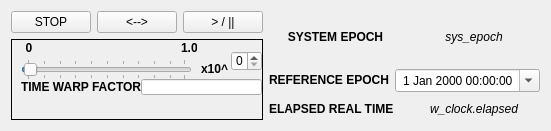
   <widget class="QWidget" name="layoutWidget">
    <property name="geometry">
     <rect>
      <x>0</x>
      <y>400</y>
      <width>521</width>
      <height>131</height>
     </rect>
    </property>
    <layout class="QHBoxLayout" name="hlo_time_ctrl">
     <item>
      <layout class="QVBoxLayout" name="vlo_btns_twarp">
       <item>
        <layout class="QHBoxLayout" name="hlo_buttons">
         <item>
          <widget class="QPushButton" name="btn_stop">
           <property name="text">
            <string>STOP</string>
           </property>
          </widget>
         </item>
         <item>
          <widget class="QPushButton" name="btn_reverse">
           <property name="text">
            <string>&lt;--&gt;</string>
           </property>
          </widget>
         </item>
         <item>
          <widget class="QPushButton" name="btn_play_pause">
           <property name="text">
            <string>&gt; / ||</string>
           </property>
          </widget>
         </item>
        </layout>
       </item>
       <item>
        <layout class="QVBoxLayout" name="vlo_twarp">
         <item>
          <widget class="QFrame" name="fr_twarp">
           <property name="frameShape">
            <enum>QFrame::Box</enum>
           </property>
           <property name="frameShadow">
            <enum>QFrame::Plain</enum>
           </property>
           <widget class="QLabel" name="lf_twarp_min">
            <property name="geometry">
             <rect>
              <x>10</x>
              <y>0</y>
              <width>16</width>
              <height>16</height>
             </rect>
            </property>
            <property name="text">
             <string>&lt;html&gt;&lt;head/&gt;&lt;body&gt;&lt;p&gt;&lt;span style=&quot; font-weight:600;&quot;&gt;0&lt;/span&gt;&lt;/p&gt;&lt;/body&gt;&lt;/html&gt;</string>
            </property>
            <property name="alignment">
             <set>Qt::AlignBottom|Qt::AlignHCenter</set>
            </property>
           </widget>
           <widget class="QLabel" name="lf_twarp">
            <property name="geometry">
             <rect>
              <x>10</x>
              <y>40</y>
              <width>121</width>
              <height>16</height>
             </rect>
            </property>
            <property name="text">
             <string>&lt;html&gt;&lt;head/&gt;&lt;body&gt;&lt;p&gt;&lt;span style=&quot; font-weight:600;&quot;&gt;TIME WARP FACTOR&lt;/span&gt;&lt;/p&gt;&lt;/body&gt;&lt;/html&gt;</string>
            </property>
           </widget>
           <widget class="QLabel" name="lf_exp">
            <property name="geometry">
             <rect>
              <x>190</x>
              <y>20</y>
              <width>31</width>
              <height>21</height>
             </rect>
            </property>
            <property name="text">
             <string>&lt;html&gt;&lt;head/&gt;&lt;body&gt;&lt;p&gt;&lt;span style=&quot; font-weight:600;&quot;&gt;x10^&lt;/span&gt;&lt;/p&gt;&lt;/body&gt;&lt;/html&gt;</string>
            </property>
           </widget>
           <widget class="QSpinBox" name="sp_exp">
            <property name="geometry">
             <rect>
              <x>220</x>
              <y>12</y>
              <width>31</width>
              <height>20</height>
             </rect>
            </property>
           </widget>
           <widget class="QLabel" name="lv_twarp_max">
            <property name="geometry">
             <rect>
              <x>170</x>
              <y>0</y>
              <width>16</width>
              <height>16</height>
             </rect>
            </property>
            <property name="text">
             <string>&lt;html&gt;&lt;head/&gt;&lt;body&gt;&lt;p&gt;&lt;span style=&quot; font-weight:600;&quot;&gt;1.0&lt;/span&gt;&lt;/p&gt;&lt;/body&gt;&lt;/html&gt;</string>
            </property>
            <property name="alignment">
             <set>Qt::AlignBottom|Qt::AlignLeading|Qt::AlignLeft</set>
            </property>
           </widget>
           <widget class="QSlider" name="sli_twarp_man">
            <property name="geometry">
             <rect>
              <x>10</x>
              <y>20</y>
              <width>171</width>
              <height>21</height>
             </rect>
            </property>
            <property name="value">
             <number>1</number>
            </property>
            <property name="tracking">
             <bool>true</bool>
            </property>
            <property name="orientation">
             <enum>Qt::Horizontal</enum>
            </property>
            <property name="invertedAppearance">
             <bool>false</bool>
            </property>
            <property name="invertedControls">
             <bool>true</bool>
            </property>
            <property name="tickPosition">
             <enum>QSlider::TicksBothSides</enum>
            </property>
            <property name="tickInterval">
             <number>10</number>
            </property>
           </widget>
           <widget class="QLineEdit" name="lEd_twarp">
            <property name="geometry">
             <rect>
              <x>130</x>
              <y>40</y>
              <width>121</width>
              <height>16</height>
             </rect>
            </property>
           </widget>
          </widget>
         </item>
        </layout>
       </item>
      </layout>
     </item>
     <item>
      <layout class="QVBoxLayout" name="vlo_epochs">
       <item>
        <layout class="QHBoxLayout" name="hlo_sys_epoch">
         <item>
          <widget class="QLabel" name="lf_sys_epoch">
           <property name="text">
            <string>&lt;html&gt;&lt;head/&gt;&lt;body&gt;&lt;p&gt;&lt;span style=&quot; font-size:9pt; font-weight:600;&quot;&gt;SYSTEM EPOCH&lt;/span&gt;&lt;/p&gt;&lt;/body&gt;&lt;/html&gt;</string>
           </property>
           <property name="textFormat">
            <enum>Qt::AutoText</enum>
           </property>
           <property name="alignment">
            <set>Qt::AlignCenter</set>
           </property>
          </widget>
         </item>
         <item>
          <widget class="QLabel" name="lv_sys_epoch">
           <property name="text">
            <string>&lt;html&gt;&lt;head/&gt;&lt;body&gt;&lt;p&gt;&lt;span style=&quot; font-style:italic;&quot;&gt;sys_epoch&lt;/span&gt;&lt;/p&gt;&lt;/body&gt;&lt;/html&gt;</string>
           </property>
           <property name="alignment">
            <set>Qt::AlignCenter</set>
           </property>
          </widget>
         </item>
        </layout>
       </item>
       <item>
        <layout class="QVBoxLayout" name="vlo_ref_elapsed">
         <item>
          <layout class="QHBoxLayout" name="hlo_ref_epoch">
           <item>
            <widget class="QLabel" name="lf_ref_epoch">
             <property name="text">
              <string>&lt;html&gt;&lt;head/&gt;&lt;body&gt;&lt;p&gt;&lt;span style=&quot; font-weight:600;&quot;&gt;REFERENCE EPOCH&lt;/span&gt;&lt;/p&gt;&lt;/body&gt;&lt;/html&gt;</string>
             </property>
             <property name="alignment">
              <set>Qt::AlignLeading|Qt::AlignLeft|Qt::AlignVCenter</set>
             </property>
            </widget>
           </item>
           <item>
            <widget class="QDateTimeEdit" name="dtEdit_ref_epoch">
             <property name="alignment">
              <set>Qt::AlignCenter</set>
             </property>
             <property name="calendarPopup">
              <bool>true</bool>
             </property>
             <property name="timeSpec">
              <enum>Qt::UTC</enum>
             </property>
            </widget>
           </item>
          </layout>
         </item>
         <item>
          <layout class="QHBoxLayout" name="hlo_elapsed">
           <item>
            <widget class="QLabel" name="lf_elapsed">
             <property name="text">
              <string>&lt;html&gt;&lt;head/&gt;&lt;body&gt;&lt;p&gt;&lt;span style=&quot; font-weight:600;&quot;&gt;ELAPSED REAL TIME&lt;/span&gt;&lt;/p&gt;&lt;/body&gt;&lt;/html&gt;</string>
             </property>
             <property name="alignment">
              <set>Qt::AlignLeading|Qt::AlignLeft|Qt::AlignVCenter</set>
             </property>
            </widget>
           </item>
           <item>
            <widget class="QLabel" name="lv_elapsed">
             <property name="text">
              <string>&lt;html&gt;&lt;head/&gt;&lt;body&gt;&lt;p&gt;&lt;span style=&quot; font-style:italic;&quot;&gt;w_clock.elapsed&lt;/span&gt;&lt;/p&gt;&lt;/body&gt;&lt;/html&gt;</string>
             </property>
             <property name="alignment">
              <set>Qt::AlignCenter</set>
             </property>
            </widget>
           </item>
          </layout>
         </item>
        </layout>
       </item>
      </layout>
     </item>
    </layout>
   </widget>
